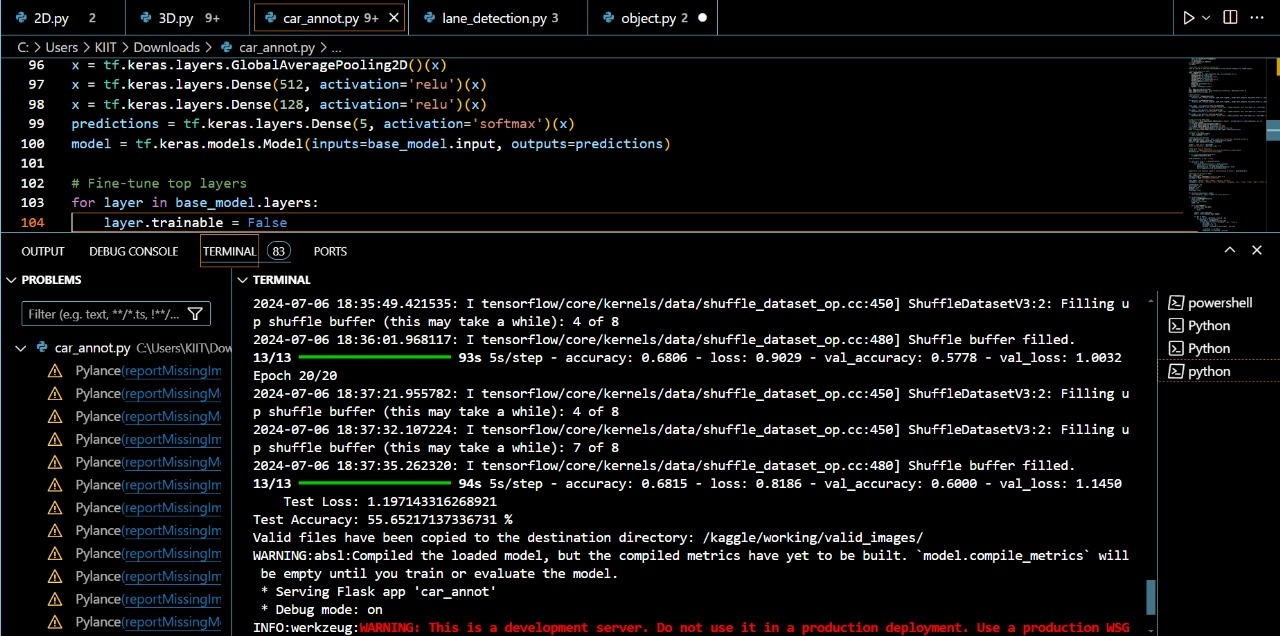
#> input picture car_annotation/WhatsApp Image 2024-07-06 at 7.29.53 PM.jpeg, 1280 x 636 px
$ python lane_obstracle.py
#> lines starting #> are read from the running program, lines starting #| are printed output that depends on the picture; after the words box and inside, x2 and y2 are one past the last pixel; in counts of white or black regions, pixels touching at a corner belong together
import cv2
import numpy as np
import os
import matplotlib.pyplot as plt

# Global variables
ym_per_pix = 30 / 720  # meters per pixel in y dimension
xm_per_pix = 3.7 / 700  # meters per pixel in x dimension

def measure_curvature_real(left_fit, right_fit, ploty):
    y_eval = np.max(ploty)

    left_curverad = ((1 + (2 * left_fit[0] * y_eval * ym_per_pix + left_fit[1]) ** 2) ** 1.5) / np.absolute(
        2 * left_fit[0])
    right_curverad = ((1 + (2 * right_fit[0] * y_eval * ym_per_pix + right_fit[1]) ** 2) ** 1.5) / np.absolute(
        2 * right_fit[0])

    return left_curverad, right_curverad


# [78 lines left out: functions calculate_steering_angle, detect_obstacles, draw_lane_lines, not called in this run]

def calculate_vehicle_offset(image, left_fit, right_fit):
    height = image.shape[0]
    lane_center = (left_fit[0] * height ** 2 + left_fit[1] * height + left_fit[2] +
                   right_fit[0] * height ** 2 + right_fit[1] * height + right_fit[2]) / 2
    car_center = image.shape[1] / 2
    offset = (car_center - lane_center) * xm_per_pix  # xm_per_pix should be defined globally
    return offset


def get_perspective_transform(src_points, dst_points):
    M = cv2.getPerspectiveTransform(src_points, dst_points)
    Minv = cv2.getPerspectiveTransform(dst_points, src_points)
    return M, Minv


# [19 lines left out: functions calculate_velocity, calculate_acceleration, calculate_brake, not called in this run]


def warp_perspective(image, M, img_size):
    return cv2.warpPerspective(image, M, img_size, flags=cv2.INTER_LINEAR)


# [12 lines left out: functions calculate_drive_mode, calculate_lane_keeping, not called in this run]


def canny(image):
    return cv2.Canny(image, 50, 150)


def sliding_window_polyfit(binary_warped):
    histogram = np.sum(binary_warped[binary_warped.shape[0] // 2:, :], axis=0)
    out_img = np.dstack((binary_warped, binary_warped, binary_warped)) * 255

    midpoint = int(histogram.shape[0] // 2)
    leftx_base = np.argmax(histogram[:midpoint])
    rightx_base = np.argmax(histogram[midpoint:]) + midpoint

    nwindows = 9
    window_height = int(binary_warped.shape[0] // nwindows)
    nonzero = binary_warped.nonzero()
    nonzeroy = np.array(nonzero[0])
    nonzerox = np.array(nonzero[1])

    leftx_current = leftx_base
    rightx_current = rightx_base

    margin = 100
    minpix = 50

    left_lane_inds = []
    right_lane_inds = []

    for window in range(nwindows):
        win_y_low = binary_warped.shape[0] - (window + 1) * window_height
        win_y_high = binary_warped.shape[0] - window * window_height
        win_xleft_low = leftx_current - margin
        win_xleft_high = leftx_current + margin
        win_xright_low = rightx_current - margin
        win_xright_high = rightx_current + margin

        cv2.rectangle(out_img, (win_xleft_low, win_y_low),
                      (win_xleft_high, win_y_high), (0, 255, 0), 2)
        cv2.rectangle(out_img, (win_xright_low, win_y_low),
                      (win_xright_high, win_y_high), (0, 255, 0), 2)

        good_left_inds = ((nonzeroy >= win_y_low) & (nonzeroy < win_y_high) &
                          (nonzerox >= win_xleft_low) & (nonzerox < win_xleft_high)).nonzero()[0]
        good_right_inds = ((nonzeroy >= win_y_low) & (nonzeroy < win_y_high) &
                           (nonzerox >= win_xright_low) & (nonzerox < win_xright_high)).nonzero()[0]

        left_lane_inds.append(good_left_inds)
        right_lane_inds.append(good_right_inds)

        if len(good_left_inds) > minpix:
            leftx_current = int(np.mean(nonzerox[good_left_inds]))
        if len(good_right_inds) > minpix:
            rightx_current = int(np.mean(nonzerox[good_right_inds]))

    left_lane_inds = np.concatenate(left_lane_inds)
    right_lane_inds = np.concatenate(right_lane_inds)

    leftx = nonzerox[left_lane_inds]
    lefty = nonzeroy[left_lane_inds]
    rightx = nonzerox[right_lane_inds]
    righty = nonzeroy[right_lane_inds]

    left_fit = np.polyfit(lefty, leftx, 2)
    right_fit = np.polyfit(righty, rightx, 2)

    return left_fit, right_fit, out_img


def process_image(image_path, src_points, dst_points, output_dir):
    image = cv2.imread(image_path)
    if image is None:
        raise FileNotFoundError(f"Cannot open or find the image {image_path}. Check the file path.")

    M, Minv = get_perspective_transform(src_points, dst_points)
    binary_warped = canny(image)
    binary_warped = warp_perspective(binary_warped, M, (image.shape[1], image.shape[0]))

    left_fit, right_fit, out_img =sliding_window_polyfit(binary_warped)
    ploty = np.linspace(0, binary_warped.shape[0] - 1, binary_warped.shape[0])

    curvature = measure_curvature_real(left_fit, right_fit, ploty)
    offset = calculate_vehicle_offset(image, left_fit, right_fit)
    result = draw_lane_lines(image, binary_warped, left_fit, right_fit, Minv)

    # Save the processed image
    if not os.path.exists(output_dir):
        os.makedirs(output_dir)

    filename = os.path.basename(image_path)
    output_path = os.path.join(output_dir, filename)
    cv2.imwrite(output_path, result)

    return curvature, offset, result


# [73 lines left out: functions process_video, process_webcam, not called in this run]


if __name__ == "__main__":
    src_points = np.float32([[200, 720], [1100, 720], [595, 450], [685, 450]])
    dst_points = np.float32([[300, 720], [980, 720], [300, 0], [980, 0]])
    output_dir = 'output'

    print("Select input type:")
    print("1. Image")
    print("2. Video")
    print("3. Webcam")
    choice = int(input("Enter choice (1/2/3): "))
#> the answer given: 1

    if choice == 1:
        image_path = input("Enter the image path: ")
#> the answer given: ../car_annotation/WhatsApp Image 2024-07-06 at 7.29.53 PM.jpeg
        curvature, offset, processed_image = process_image(image_path, src_points, dst_points, output_dir)
#> in process_image, image is the input picture: shape (636, 1280, 3); mean B, G, R 17.1, 16.6, 16.7
#> in canny, `return cv2.Canny(image, 50, 150)`:
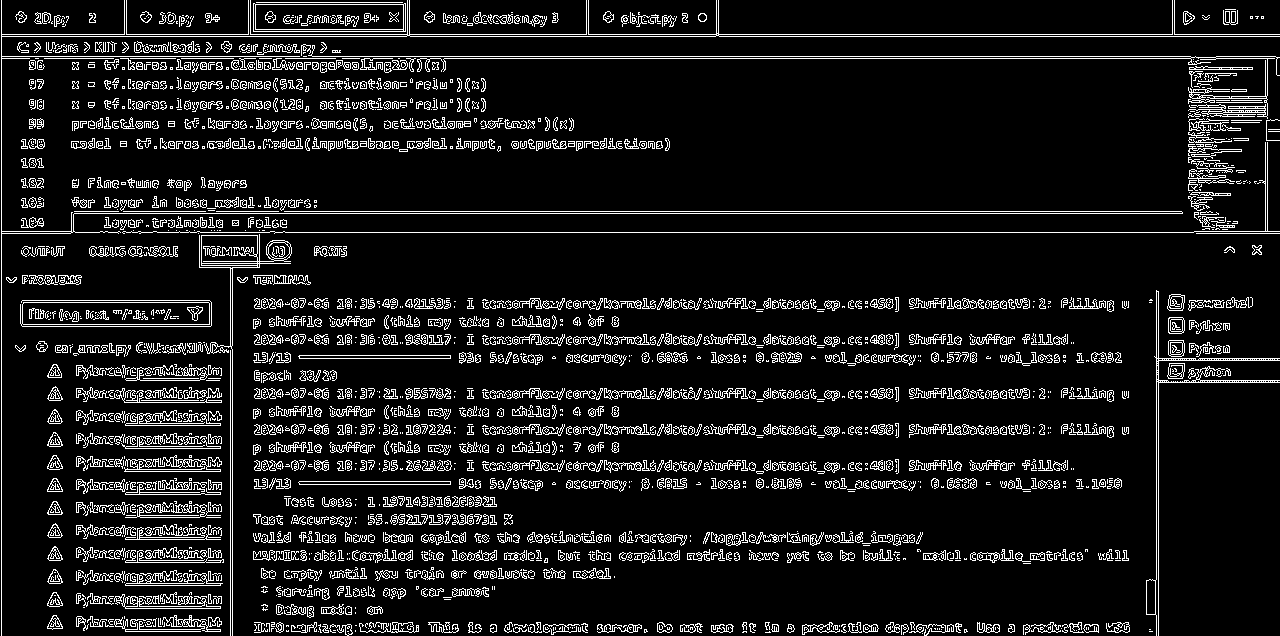
#> returned value: shape (636, 1280); 10.1% white in thin lines or dots
#> in warp_perspective, `return cv2.warpPerspective(image, M, img_size, flags=cv2.INTER_LINEAR)`:
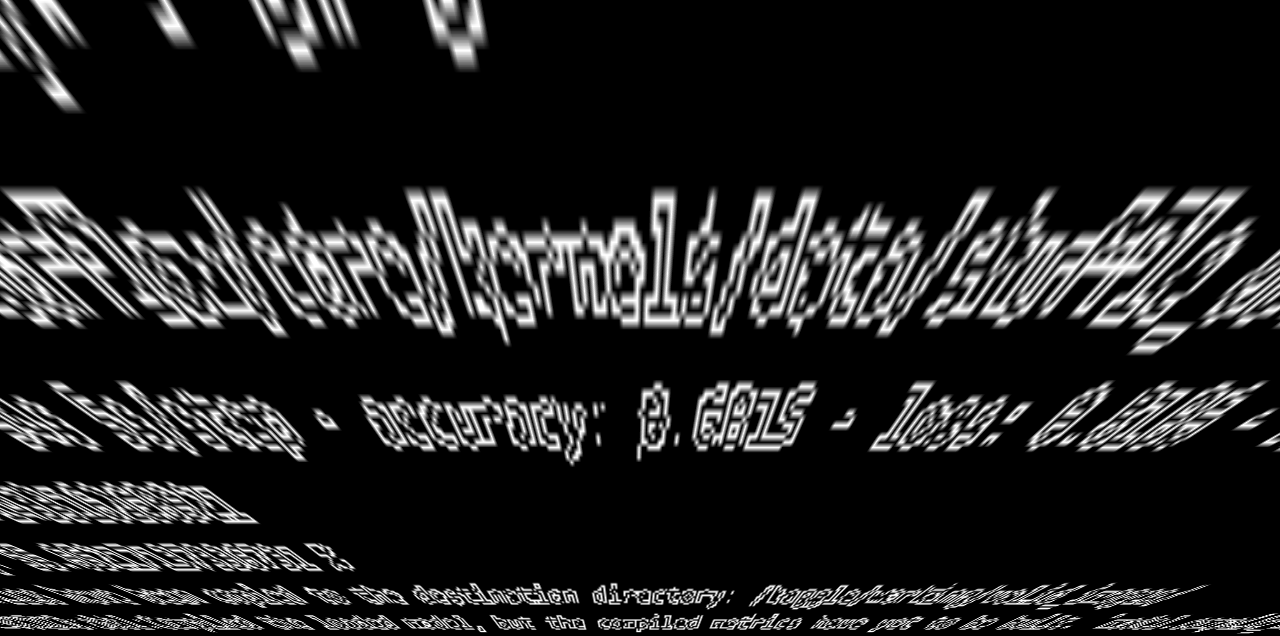
#> returned value: shape (636, 1280); min 0, max 255, mean 33.1
#> in sliding_window_polyfit, `histogram = np.sum(binary_warped[binary_warped.shape[0] // 2:, :], axi..`: histogram = 1280 values, max 19244 at index 185, min 0 at index 589, mean 9187
#> in sliding_window_polyfit, `out_img = np.dstack((binary_warped, binary_warped, binary_warped)) * 255`:
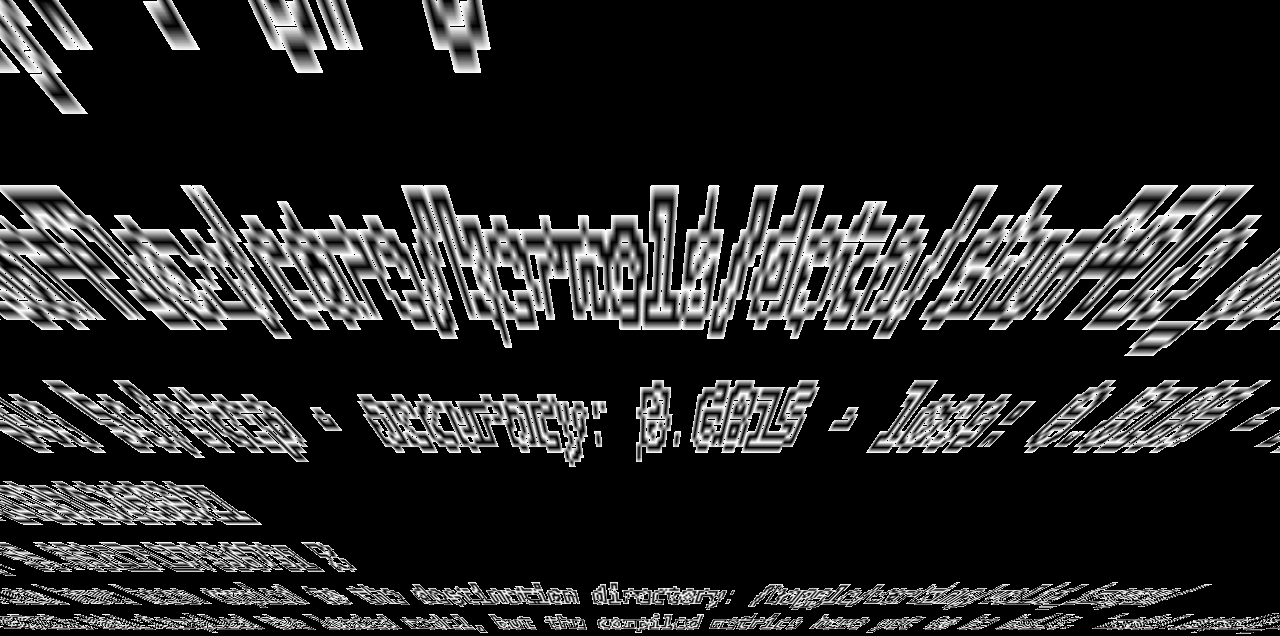
#> out_img: shape (636, 1280, 3); min 0, max 255, mean 38.5
#> in sliding_window_polyfit, `leftx_base = np.argmax(histogram[:midpoint])`: leftx_base = 185
#> in sliding_window_polyfit, `rightx_base = np.argmax(histogram[midpoint:]) + midpoint`: rightx_base = 643
#> in sliding_window_polyfit, `nonzero = binary_warped.nonzero()`: nonzero = 227546 positions, rows 0 to 633, columns 0 to 1279
#> in sliding_window_polyfit, `leftx_current = leftx_base`: leftx_current = 185
#> in sliding_window_polyfit, `rightx_current = rightx_base`: rightx_current = 643
#> the loop in sliding_window_polyfit, `for window in range(nwindows):` made 9 passes
#> (win_xleft_low, win_xleft_high, win_xright_low, win_xright_high, leftx_current, rightx_current) on passes 1, 3, 4, 5, 6, 7: (85, 285, 543, 743, 186, 640), (74, 274, 540, 740, 171, 641), (71, 271, 541, 741, 172, 654), (72, 272, 554, 754, 182, 660), (82, 282, 560, 760, 181, 655), (81, 281, 555, 755, 199, 680)
#> (win_xleft_low, win_xleft_high, win_xright_low, win_xright_high, leftx_current) on passes 2, 9: (86, 286, 540, 740, 174), (99, 299, 580, 780, 235)
#> after the loop in sliding_window_polyfit, `for window in range(nwindows):`:
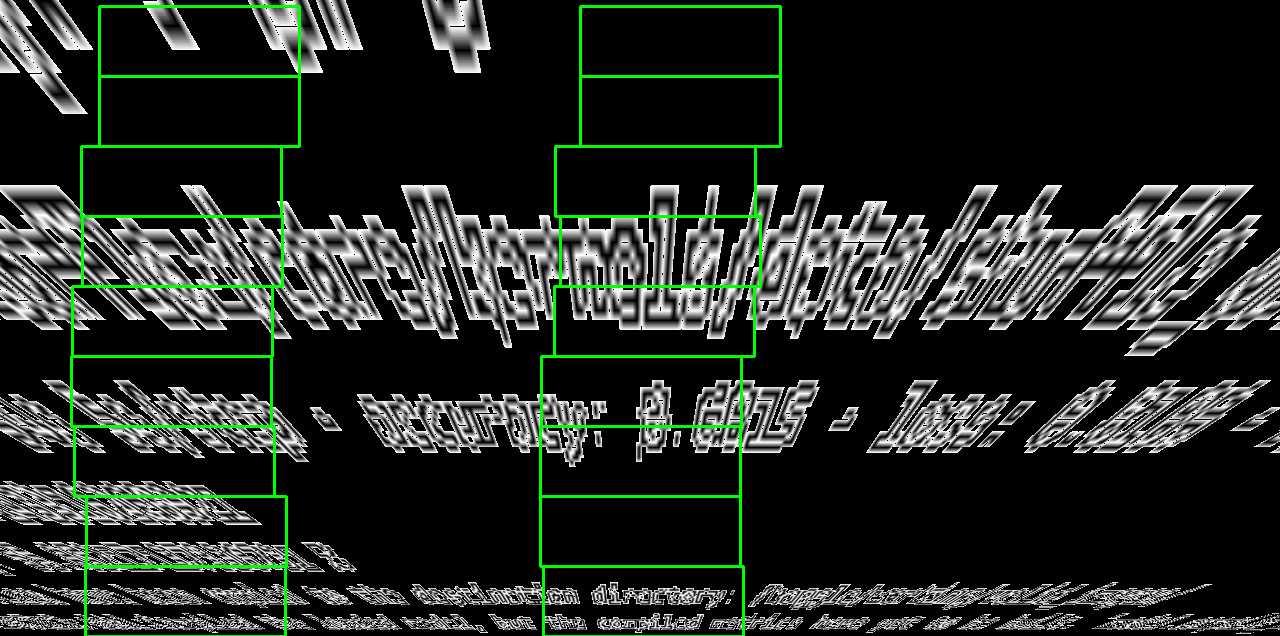
#> out_img: shape (636, 1280, 3); 2.32% of pixels changed, all inside (x1, y1, x2, y2) = (70, 5, 782, 636); drawn as B, G, R
#> after the loop in sliding_window_polyfit, `for window in range(nwindows):`: left_lane_inds = 9 items
#> in sliding_window_polyfit, `left_fit = np.polyfit(lefty, leftx, 2)`: left_fit = [0.000394, -0.336, 243.8]
#> in sliding_window_polyfit, `right_fit = np.polyfit(righty, rightx, 2)`: right_fit = [3.25e-05, -0.0845, 679.3]
#> in process_image, `left_fit, right_fit, out_img =sliding_window_polyfit(binary_warped)`: left_fit = [0.000394, -0.336, 243.8]; right_fit = [3.25e-05, -0.0845, 679.3]
#> in measure_curvature_real, `left_curverad = ((1 + (2 * left_fit[0] * y_eval * ym_per_pix + left_fi..`: left_curverad = 1461.6
#> in measure_curvature_real, `right_curverad = ((1 + (2 * right_fit[0] * y_eval * ym_per_pix + right..`: right_curverad = 15552.3
#> in process_image, `curvature = measure_curvature_real(left_fit, right_fit, ploty)`: curvature = (1461.6, 15552.3)
#> in calculate_vehicle_offset, `lane_center = (left_fit[0] * height ** 2 + left_fit[1] * height + left..`: lane_center = 414.1
#> in calculate_vehicle_offset, `offset = (car_center - lane_center) * xm_per_pix`: offset = 1.19
#> (the run stopped early here; a loop or call above may not have finished)
